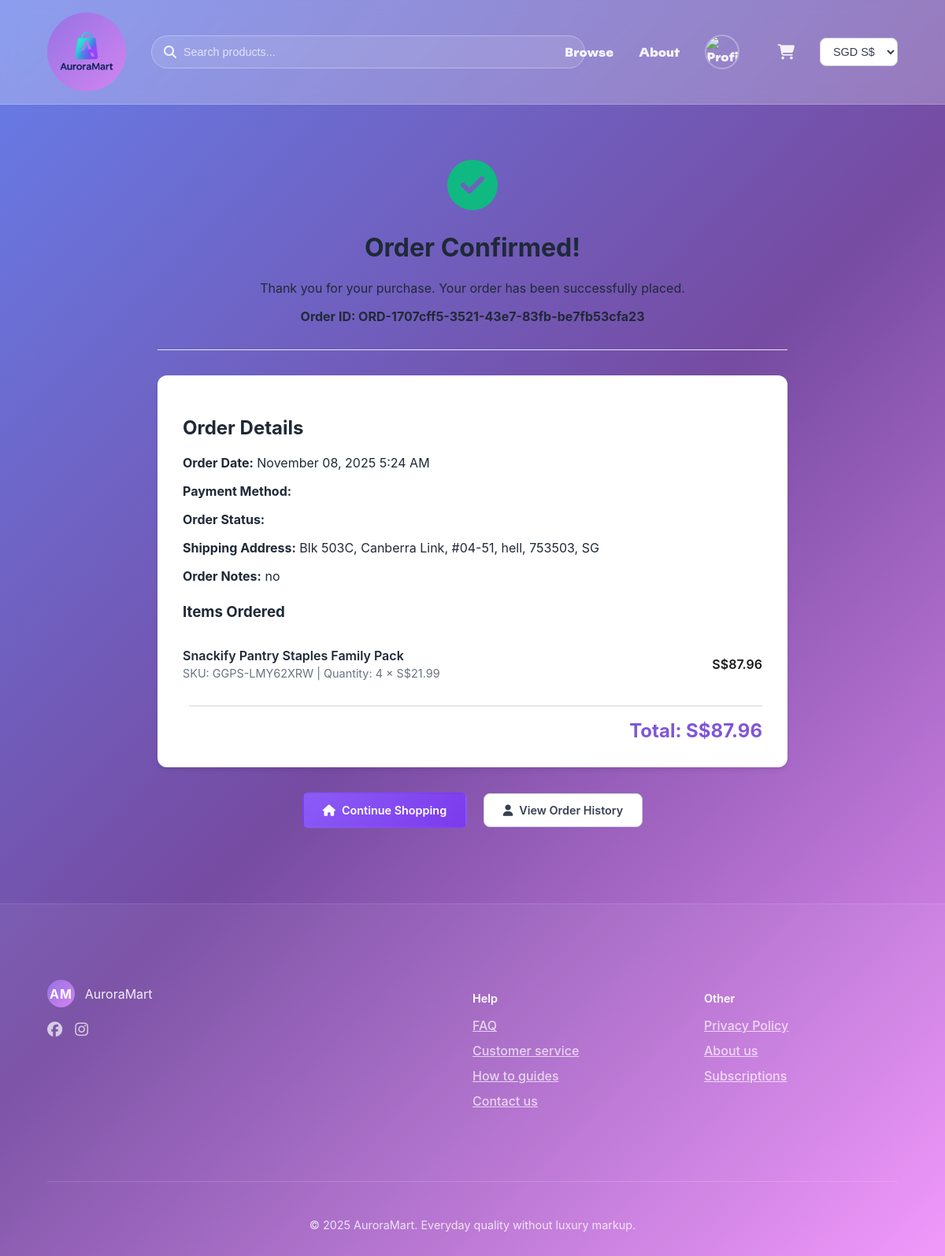
The page /order-confirmation/ORD-1707cff5-3521-43e7-83fb-be7fb53cfa23/ (signed in) on the database its author committed.
### admin_panel/models.py (models this page shows, shortened)
class Order(models.Model):
    STATUS_CHOICES = [
        ('PENDING', 'Pending'),
        ('COMPLETED', 'Completed'),
        ('CANCELLED', 'Cancelled'),
    ]
    order_id = models.CharField(max_length=20, primary_key=True, unique=True)
    customer = models.ForeignKey(Customer, on_delete=models.CASCADE, related_name='orders')
    order_date = models.DateTimeField(auto_now_add=True)
    shipping_address = models.TextField(max_length=500,null=False, blank=False,default='')
    order_notes = models.TextField(max_length=1000, null=True, blank=True)
    total_amount = models.DecimalField(max_digits=10, decimal_places=2, default=0.00)
    status = models.CharField(max_length=20, choices=STATUS_CHOICES, default='PENDING')

class OrderItem(models.Model):
    OrderItem_id = models.CharField(max_length=20, primary_key=True, unique=True)
    order_id = models.ForeignKey(Order, on_delete=models.CASCADE, related_name='items')
    product = models.ForeignKey(Product, on_delete=models.CASCADE) # Protect product history
    quantity = models.PositiveIntegerField(default=1)
    price_at_purchase = models.DecimalField(max_digits=10, decimal_places=2)

class Product(models.Model):
    sku = models.CharField(max_length=50, unique=True,primary_key=True)
    product_name = models.CharField(max_length=255)
    description = models.TextField()
    unit_price = models.DecimalField(max_digits=10, decimal_places=2)
    product_rating = models.FloatField(default=0.0)
    quantity_on_hand = models.PositiveIntegerField(default=0)
    reorder_quantity = models.PositiveIntegerField(default=10)
    product_image = models.URLField(
        max_length=500,
        default='https://cdn.mmem.com.au/media/catalog/product/placeholder/default/product-image.jpg',
        help_text='Product image URL'
    )
    category = models.ForeignKey(
        Category,
        on_delete=models.SET_NULL,
        null=True,
        blank=True,
        related_name='products',
        help_text='Can be assigned to either main category or subcategory'
    )
    subcategory = models.ForeignKey(
        Category,
        on_delete=models.SET_NULL,
        null=True,
        blank=True,
        related_name='subcategory_products',
        help_text='Select a subcategory if applicable'
    )

### customer_website/views.py (the view)
# urls.py: path('order-confirmation/<str:order_id>/', views.order_confirmation_page.as_view(), name='order_confirmation'),
class order_confirmation_page(View):
    template_name = 'customer_website/order_confirmation.html'
    def get(self, request, order_id, *args, **kwargs):
        try:
            order = Order.objects.get(order_id=order_id)
            username = request.session.get('username')
            if not username or order.customer.username != username:
                messages.error(request, 'Order not found or access denied.')
                return redirect('customer_home')
            order_items = OrderItem.objects.filter(order_id=order)
            currency_context = get_currency_context(request)
            order_total = Decimal('0.00')
            for item in order_items:
                item.converted_price = convert_cart_prices(item.price_at_purchase, currency_context['currency_info'])
                item.item_total = item.converted_price * item.quantity
                order_total += item.item_total
            order.converted_total = convert_cart_prices(order.total_amount, currency_context['currency_info'])
            context = {
                'order': order,
                'order_items': order_items,
                'order_total': order_total,
                'cart_count': get_cart_count(request),
                'username': username,
                'profile_picture': request.session.get('profile_picture'),
            }
            context.update(currency_context)
            return render(request, self.template_name, context)
        except Order.DoesNotExist:
            messages.error(request, 'Order not found.')
            return redirect('customer_home')

### customer_website/views.py (called while the page is built)
def convert_cart_prices(product, currency_info):
    converted_price = Decimal(str(product)) * currency_info['rate']
    return converted_price.quantize(Decimal('0.01'))

def get_cart_count(request):
    cart = request.session.get('cart', {})
    return len(cart)

### customer_website/templates/customer_website/order_confirmation.html (shortened to what this page needs)
{% extends 'customer_website/base.html' %}
{% load static %}
{% block extra_css %}
<link rel="stylesheet" href="{% static 'customer_website/css/checkout.css' %}">
{% endblock %}
{% block content %}
<div class="confirmation-container">
    <div class="confirmation-header">
        <div class="success-icon">
            <i class="fa-solid fa-check-circle"></i>
        </div>
        <h1>Order Confirmed!</h1>
        <p>Thank you for your purchase. Your order has been successfully placed.</p>
        <div class="order-id">
            <strong>Order ID: {{ order.order_id }}</strong>
        </div>
    </div>
    <div class="order-details">
        <h2>Order Details</h2>
        <div class="order-info">
            <p><strong>Order Date:</strong> {{ order.order_date|date:"F d, Y g:i A" }}</p>
            <p><strong>Payment Method:</strong> {{ order.payment_method|title }}</p>
            <p><strong>Order Status:</strong> <span class="status-{{ order.order_status }}">{{ order.order_status|title }}</span></p>
            <p><strong>Shipping Address:</strong> {{ order.shipping_address }}</p>
            {% if order.order_notes %}
                <p><strong>Order Notes:</strong> {{ order.order_notes }}</p>
            {% endif %}
        </div>
        <div class="order-items">
            <h3>Items Ordered</h3>
            {% for item in order_items %}
            <div class="order-item">
                <div class="item-info">
                    <h4>{{ item.product.product_name }}</h4>
                    <p>SKU: {{ item.product.sku }} | Quantity: {{ item.quantity }} × {{ currency_symbol }}{{ item.converted_price|floatformat:2 }}</p>
                </div>
                <div class="item-price">
                    {{ currency_symbol }}{{ item.item_total|floatformat:2 }}
                </div>
            </div>
            {% endfor %}
        </div>
        <div class="order-total">
            <div class="total-amount">
                <strong>Total: {{ currency_symbol }}{{ order_total|floatformat:2 }}</strong>
            </div>
        </div>
    </div>
    <div class="actions">
        <a href="{% url 'customer_home' %}" class="btn btn-primary">
            <i class="fa-solid fa-home"></i>
            Continue Shopping
        </a>
        <a href="{% url 'profile' %}" class="btn btn-secondary">
            <i class="fa-solid fa-user"></i>
            View Order History
        </a>
    </div>
</div>
{% endblock %}

### customer_website/static/customer_website/css/checkout.css (style rules this page uses)
body { font-family: -apple-system, BlinkMacSystemFont, "Segoe UI", Roboto, Helvetica, Arial, sans-serif; margin: 0; padding: 0; background: linear-gradient(135deg, #667eea 0%, #764ba2 50%, #f093fb 100%); min-height: 100vh; color: #1f2937; }
.total-amount { font-weight: 600; color: #1a1a1a; }
.btn { padding: 0.75rem 1.5rem; border-radius: 8px; font-size: 0.9rem; font-weight: 600; text-decoration: none; display: inline-flex; align-items: center; justify-content: center; gap: 0.5rem; cursor: pointer; transition: all 0.3s ease; border: none; white-space: nowrap; }
.btn-primary { background: linear-gradient(135deg, #8b5cf6 0%, #7c3aed 100%); color: white; border: 2px solid transparent; }
.btn-secondary { background-color: white; color: #374151; border: 1px solid #d1d5db; }
.order-total { font-weight: 700; margin-left: 0.5rem; }

### customer_website/templates/customer_website/order_confirmation.html (style rules this page uses)
.confirmation-container { max-width: 800px; margin: 0 auto; padding: 2rem; }
.confirmation-header { text-align: center; padding: 2rem 0; border-bottom: 1px solid #e5e7eb; margin-bottom: 2rem; }
.success-icon { font-size: 4rem; color: #10b981; margin-bottom: 1rem; }
.order-details { background: white; border-radius: 12px; padding: 2rem; box-shadow: 0 4px 6px -1px rgba(0, 0, 0, 0.1); margin-bottom: 2rem; }
.order-items { margin-top: 1.5rem; }
.order-item { display: flex; justify-content: space-between; align-items: center; padding: 1rem 0; border-bottom: 1px solid #f3f4f6; }
.order-item:last-child { border-bottom: none; }
.item-info h4 { margin: 0 0 0.25rem 0; font-size: 1rem; font-weight: 600; }
.item-info p { margin: 0; color: #6b7280; font-size: 0.9rem; }
.item-price { font-weight: 600; color: #1a1a1a; }
.order-total { border-top: 2px solid #e5e7eb; padding-top: 1rem; margin-top: 1rem; text-align: right; }
.total-amount { font-size: 1.5rem; font-weight: 700; color: #7F56D9; }
.actions { text-align: center; margin-top: 2rem; }
.btn { padding: 0.75rem 1.5rem; border-radius: 8px; text-decoration: none; display: inline-flex; align-items: center; gap: 0.5rem; margin: 0 0.5rem; font-weight: 600; transition: all 0.3s ease; }
.btn-primary { background-color: #7F56D9; color: white; }
.btn-secondary { background-color: white; color: #374151; border: 1px solid #d1d5db; }

### rows shown on the page
Order: order_id "ORD-1707cff5-3521-43e7-83fb-be7fb53cfa23", order_date "November 08, 2025 5:24 AM", shipping_address "Blk 503C, Canberra Link, #04-51, hell, 753503, SG", order_notes "no"
OrderItem: product.product_name "Snackify Pantry Staples Family Pack", product.sku "GGPS-LMY62XRW", quantity "4", currency_symbol "S$", converted_price "21.99", item_total "87.96"

### other values the page prints
{{ currency_symbol }} "S$"
{{ order_total|floatformat:2 }} "87.96"
